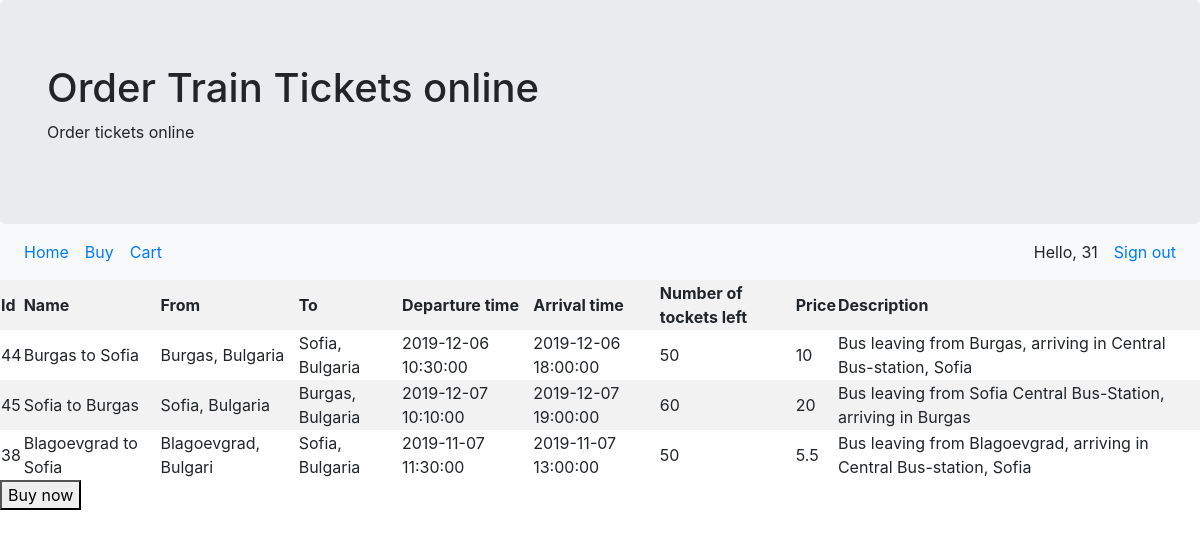
Screenshot of /cart.php (signed in) with the database file from the repository.
### tables this page shows
CREATE TABLE `cart` (
  `uid` int(11) NOT NULL,
  `pid` int(11) NOT NULL,
  `number` int(11) NOT NULL
);

CREATE TABLE `catalogue` (
  `pid` int(11) NOT NULL,
  `name` varchar(20) NOT NULL,
  `dstart` varchar(20) NOT NULL,
  `dfinish` varchar(20) NOT NULL,
  `tstart` timestamp NOT NULL DEFAULT CURRENT_TIMESTAMP ON UPDATE CURRENT_TIMESTAMP,
  `tfinish` timestamp NOT NULL DEFAULT '0000-00-00 00:00:00',
  `number` int(11) NOT NULL,
  `price` double NOT NULL,
  `desc` varchar(300) NOT NULL
);

### inc/displaycart.php (the view, shortened to what this page needs)
<table class='table-striped table-hover'>
<tr>
	<th>Id</th>
	<th>Name</th>
	<th>From</th>
	<th>To</th>
	<th>Departure time</th>
	<th>Arrival time</th>
	<th>Number of tockets left</th>
	<th>Price</th>
	<th>Description</th>
</tr>
<?php
require_once('auth/auth.php');
	$conn=new PDO("mysql:host=$servername;dbname=$dbname", $username, $password);
	$sql=$conn->prepare("SELECT *
FROM Cart INNER JOIN Catalogue ON(Cart.pid = Catalogue.pid) WHERE Cart.uid = ?");
	$sql->bindValue(1,$_SESSION['login_user']);
	$sql->execute();
	$sql->setFetchMode(PDO::FETCH_ASSOC);
	$data=$sql->fetchAll();
	foreach($data as $i){
echo<<<"CAT"
	<tr>
		<td>$i[pid]</td>
		<td>$i[name]</td>
		<td>$i[dstart]</td>
		<td>$i[dfinish]</td>
		<td>$i[tstart]</td>
		<td>$i[tfinish]</td>
		<td>$i[number]</td>
		<td>$i[price]</td>
		<td>$i[desc]</td>
	</tr>
CAT;
	}
?>
</table>
<button onclick="myFunction()">Buy now</button>

### rows the page displays
cart: pid.pid "44", pid.name "Burgas to Sofia", pid.dstart "Burgas, Bulgaria", pid.dfinish "Sofia, Bulgaria", pid.tstart "2019-12-06 10:30:00", pid.tfinish "2019-12-06 18:00:00", pid.number "50", pid.price "10", pid.desc "Bus leaving from Burgas, arriving in Central Bus-station, Sofia"
cart: pid.pid "45", pid.name "Sofia to Burgas", pid.dstart "Sofia, Bulgaria", pid.dfinish "Burgas, Bulgaria", pid.tstart "2019-12-07 10:10:00", pid.tfinish "2019-12-07 19:00:00", pid.number "60", pid.price "20", pid.desc "Bus leaving from Sofia Central Bus-Station, arriving in Burgas"
cart: pid.pid "38", pid.name "Blagoevgrad to Sofia", pid.dstart "Blagoevgrad, Bulgari", pid.dfinish "Sofia, Bulgaria", pid.tstart "2019-11-07 11:30:00", pid.tfinish "2019-11-07 13:00:00", pid.number "50", pid.price "5.5", pid.desc "Bus leaving from Blagoevgrad, arriving in Central Bus-station, Sofia"

### other values shown
$_SESSION['login_user'] "31"
